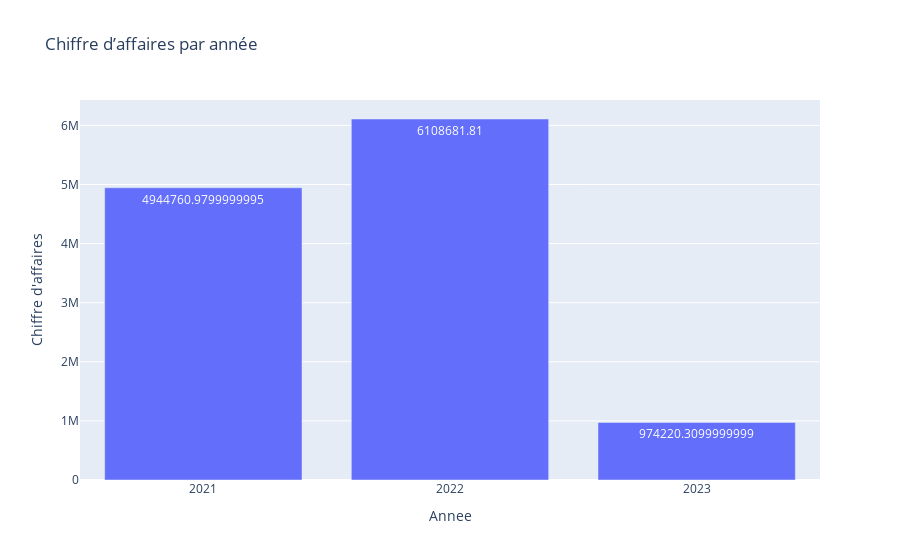

This figure's notebook cell:
### Code cell
fig = px.bar(
    ca_annee, 
    x='annee', 
    y='price',
    title='Chiffre d’affaires par année ',
    labels={'annee': 'Annee', 'price': 'Chiffre d\'affaires'}
)
fig.update_traces(text=ca_annee['price'], textposition='auto')
fig.show()

### Figure 1 — Plotly figure (JSON) as saved in the notebook; plotly's stock layout.template omitted (floating-point values rounded to 4 significant figures)
{"data": [{"alignmentgroup": "True", "hovertemplate": "Annee=%{x}<br>Chiffre d'affaires=%{y}<extra></extra>", "legendgroup": "", "marker": {"color": "#636efa", "pattern": {"shape": ""}}, "name": "", "offsetgroup": "", "orientation": "v", "showlegend": false, "text": [4945000.0, 6109000.0, 974200.0], "textposition": "auto", "type": "bar", "x": ["2021", "2022", "2023"], "xaxis": "x", "y": [4945000.0, 6109000.0, 974200.0], "yaxis": "y"}], "layout": {"autosize": true, "barmode": "relative", "legend": {"tracegroupgap": 0}, "title": {"text": "Chiffre d’affaires par année "}, "xaxis": {"anchor": "y", "autorange": true, "domain": [0, 1], "range": [-0.5, 2.5], "title": {"text": "Annee"}, "type": "category"}, "yaxis": {"anchor": "x", "autorange": true, "domain": [0, 1], "range": [0, 6430000.0], "title": {"text": "Chiffre d'affaires"}, "type": "linear"}}}
